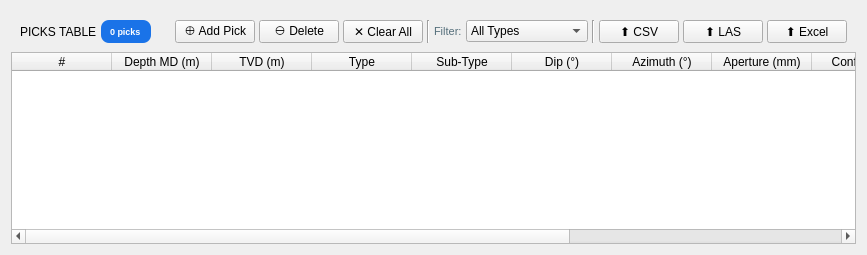
     <widget class="QFrame" name="bottomPanel">
      <layout class="QVBoxLayout" name="bottomVLayout">
       <property name="spacing"><number>0</number></property>
       <property name="contentsMargins">
        <rect><x>0</x><y>0</y><width>0</width><height>0</height></rect>
       </property>

       <!-- Picks Table Header -->
       <item>
        <widget class="QFrame" name="sectionHeaderPicks">
         <property name="objectName"><string>sectionHeader</string></property>
         <layout class="QHBoxLayout" name="hdrPicksLayout">
          <property name="contentsMargins">
           <rect><x>8</x><y>0</y><width>8</width><height>0</height></rect>
          </property>
          <property name="spacing"><number>4</number></property>
          <item>
           <widget class="QLabel" name="lblSecPicks">
            <property name="objectName"><string>sectionLabel</string></property>
            <property name="text"><string>PICKS TABLE</string></property>
           </widget>
          </item>
          <item>
           <widget class="QLabel" name="lblPickCountBadge">
            <property name="text"><string>0 picks</string></property>
            <property name="styleSheet"><string>
             background-color:#1A73E8;color:#FFFFFF;
             font-size:9px;font-weight:700;
             border-radius:8px;padding:1px 7px;
            </string></property>
           </widget>
          </item>
          <item>
           <spacer>
            <property name="orientation"><enum>Qt::Horizontal</enum></property>
            <property name="sizeHint" stdset="0"><size><width>20</width><height>0</height></size></property>
           </spacer>
          </item>

          <!-- Table Action Buttons -->
          <item>
           <widget class="QPushButton" name="btnAddPick">
            <property name="text"><string>⊕ Add Pick</string></property>
            <property name="toolTip"><string>Add new manual pick at current depth</string></property>
            <property name="objectName"><string>primaryBtn</string></property>
            <property name="maximumHeight"><number>22</number></property>
           </widget>
          </item>
          <item>
           <widget class="QPushButton" name="btnDeletePick">
            <property name="text"><string>⊖ Delete</string></property>
            <property name="toolTip"><string>Delete selected picks (Del)</string></property>
            <property name="objectName"><string>dangerBtn</string></property>
            <property name="maximumHeight"><number>22</number></property>
            <property name="shortcut"><string>Del</string></property>
           </widget>
          </item>
          <item>
           <widget class="QPushButton" name="btnClearAll">
            <property name="text"><string>✕ Clear All</string></property>
            <property name="toolTip"><string>Clear all picks in current interval</string></property>
            <property name="objectName"><string>dangerBtn</string></property>
            <property name="maximumHeight"><number>22</number></property>
           </widget>
          </item>

          <item>
           <widget class="QFrame" name="btnSep1">
            <property name="frameShape"><enum>QFrame::VLine</enum></property>
            <property name="frameShadow"><enum>QFrame::Sunken</enum></property>
            <property name="styleSheet"><string>color:#C0CCD8;</string></property>
            <property name="maximumWidth"><number>2</number></property>
           </widget>
          </item>

          <!-- Filter -->
          <item>
           <widget class="QLabel" name="lblFilterType">
            <property name="text"><string>Filter:</string></property>
            <property name="styleSheet"><string>color:#546E7A;font-size:11px;</string></property>
           </widget>
          </item>
          <item>
           <widget class="QComboBox" name="cbTableFilter">
            <property name="maximumHeight"><number>22</number></property>
            <property name="minimumWidth"><number>130</number></property>
            <item><property name="text"><string>All Types</string></property></item>
            <item><property name="text"><string>Fractures Only</string></property></item>
            <item><property name="text"><string>Bedding Only</string></property></item>
            <item><property name="text"><string>Faults Only</string></property></item>
            <item><property name="text"><string>High Confidence</string></property></item>
            <item><property name="text"><string>Current View</string></property></item>
           </widget>
          </item>

          <item>
           <widget class="QFrame" name="btnSep2">
            <property name="frameShape"><enum>QFrame::VLine</enum></property>
            <property name="frameShadow"><enum>QFrame::Sunken</enum></property>
            <property name="styleSheet"><string>color:#C0CCD8;</string></property>
            <property name="maximumWidth"><number>2</number></property>
           </widget>
          </item>

          <!-- Export -->
          <item>
           <widget class="QPushButton" name="btnExportCSV">
            <property name="text"><string>⬆ CSV</string></property>
            <property name="toolTip"><string>Export picks to CSV</string></property>
            <property name="objectName"><string>accentBtn</string></property>
            <property name="maximumHeight"><number>22</number></property>
           </widget>
          </item>
          <item>
           <widget class="QPushButton" name="btnExportLAS">
            <property name="text"><string>⬆ LAS</string></property>
            <property name="toolTip"><string>Export picks to LAS format</string></property>
            <property name="objectName"><string>accentBtn</string></property>
            <property name="maximumHeight"><number>22</number></property>
           </widget>
          </item>
          <item>
           <widget class="QPushButton" name="btnExportExcel">
            <property name="text"><string>⬆ Excel</string></property>
            <property name="toolTip"><string>Export picks to Excel workbook</string></property>
            <property name="objectName"><string>accentBtn</string></property>
            <property name="maximumHeight"><number>22</number></property>
           </widget>
          </item>

         </layout>
        </widget>
       </item>

       <!-- Picks Table -->
       <item>
        <widget class="QTableWidget" name="picksTable">
         <property name="alternatingRowColors"><bool>true</bool></property>
         <property name="selectionMode"><enum>QAbstractItemView::ExtendedSelection</enum></property>
         <property name="selectionBehavior"><enum>QAbstractItemView::SelectRows</enum></property>
         <property name="sortingEnabled"><bool>true</bool></property>
         <property name="showGrid"><bool>true</bool></property>
         <property name="cornerButtonEnabled"><bool>false</bool></property>
         <property name="editTriggers"><set>QAbstractItemView::DoubleClicked|QAbstractItemView::SelectedClicked</set></property>
         <column>
          <property name="text"><string>#</string></property>
          <property name="toolTip"><string>Pick Index</string></property>
         </column>
         <column>
          <property name="text"><string>Depth MD (m)</string></property>
          <property name="toolTip"><string>Measured Depth in meters</string></property>
         </column>
         <column>
          <property name="text"><string>TVD (m)</string></property>
          <property name="toolTip"><string>True Vertical Depth</string></property>
         </column>
         <column>
          <property name="text"><string>Type</string></property>
          <property name="toolTip"><string>Feature Type</string></property>
         </column>
         <column>
          <property name="text"><string>Sub-Type</string></property>
          <property name="toolTip"><string>Feature Sub-Classification</string></property>
         </column>
         <column>
          <property name="text"><string>Dip (°)</string></property>
          <property name="toolTip"><string>Dip Angle in degrees</string></property>
         </column>
         <column>
          <property name="text"><string>Azimuth (°)</string></property>
          <property name="toolTip"><string>Dip Azimuth in degrees (0–360)</string></property>
         </column>
         <column>
          <property name="text"><string>Aperture (mm)</string></property>
          <property name="toolTip"><string>Fracture aperture (mm)</string></property>
         </column>
         <column>
          <property name="text"><string>Confidence</string></property>
          <property name="toolTip"><string>Interpretation Confidence Level</string></property>
         </column>
         <column>
          <property name="text"><string>Interpreter</string></property>
          <property name="toolTip"><string>Geologist / Interpreter ID</string></property>
         </column>
         <column>
          <property name="text"><string>Timestamp</string></property>
          <property name="toolTip"><string>Pick creation date/time</string></property>
         </column>
         <column>
          <property name="text"><string>Notes</string></property>
          <property name="toolTip"><string>Free-text observations</string></property>
         </column>
        </widget>
       </item>

      </layout>
     </widget>
